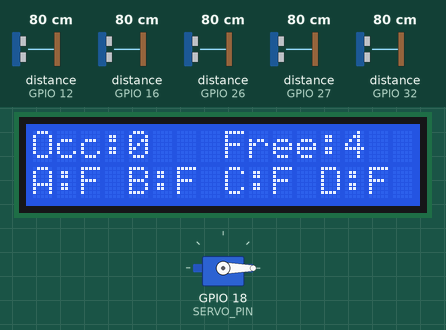
Recording of a sketch running on a simulated ESP32. On the bench: servo, 16×2 character LCD. Wiring (inferred from the names in the program): 5 × ultrasonic range finder: trigger GPIO 13, echo GPIO 12 / trigger GPIO 14, echo GPIO 27 / trigger GPIO 17, echo GPIO 16 / trigger GPIO 25, echo GPIO 26 / trigger GPIO 33, echo GPIO 32. The test bench sets the inputs (shaded band); at power-on: distance to the obstacle (sensors on GPIO 16, GPIO 26, GPIO 27, GPIO 32, GPIO 12) 80 cm. The echo pulse lasts 58.3 µs per cm; WiFi joins after 1.5 s; servers stay silent unless stated; uploads are accepted with an empty reply; what the sketch prints to the serial monitor is not drawn.

Above: at 4.8 s.
4.9 s: distance to the obstacle (sensor on GPIO 16) set to 2 cm
At 6.2 s:
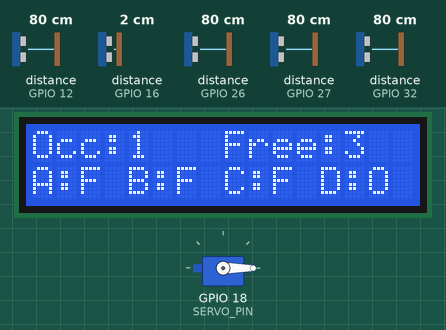
6.5 s: distance to the obstacle (sensor on GPIO 26) set to 2 cm
At 7.7 s:
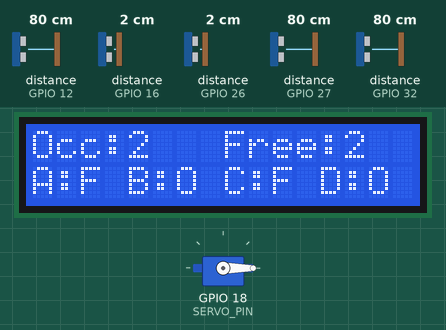
8.1 s: distance to the obstacle (sensor on GPIO 27) set to 2 cm
At 9.4 s:
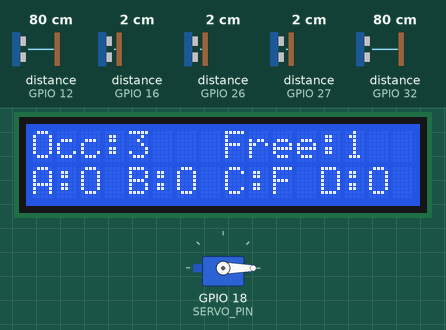
9.7 s: distance to the obstacle (sensor on GPIO 32) set to 2 cm
At 10.8 s:
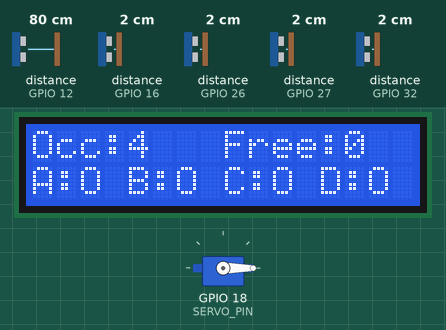
11.3 s: distance to the obstacle (sensor on GPIO 16) set to 18 cm
At 12.0 s:
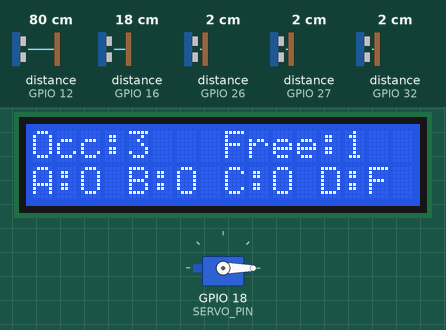
12.9 s: distance to the obstacle (sensor on GPIO 26) set to 18 cm
At 14.5 s:
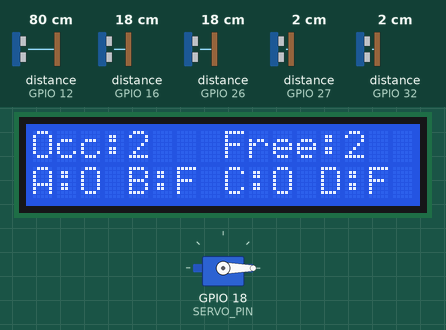
Timing chart, 0 to 15.5 s (numbered marks = the images above; inputs shaded):
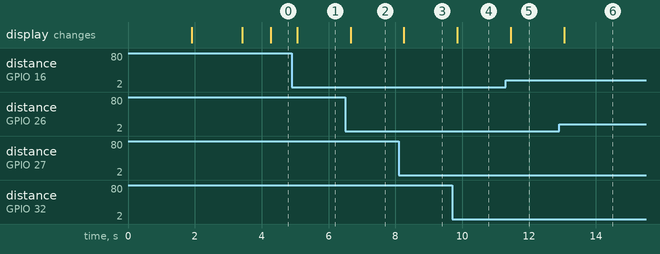

The sketch:

smart-iot-parking-system.ino
```cpp
#define BLYNK_TEMPLATE_ID   "TMPL6IAca5X80"
#define BLYNK_TEMPLATE_NAME "smartparking"
#define BLYNK_AUTH_TOKEN    "SxbO8FpTsXLnyuWHv15wkHK0VjtWXJUm"
#define BLYNK_PRINT Serial

#include <WiFi.h>
#include <BlynkSimpleEsp32.h>
#include <LiquidCrystal_I2C.h>
#include <ESP32Servo.h>
#include <HTTPClient.h>

// ─────────────────────────────────────────────
//  WiFi credentials
// ─────────────────────────────────────────────
char ssid[] = "relianthome_2";
char pass[] = "CLB4378B17";

// ─────────────────────────────────────────────
//  Google Apps Script URL
// ─────────────────────────────────────────────
const String googleScript =
"https://script.google.com/macros/s/"
"AKfycbw0J0_iY54lrbFirKVLFbHXTXl7T-1s7_iRCfAT3voYOxPzzT6bSQ_96KGXmRE__pRYuQ/exec";

// ─────────────────────────────────────────────
//  Pin definitions
// ─────────────────────────────────────────────
#define GATE_TRIG   13
#define GATE_ECHO   12

#define SLOT1_TRIG  14
#define SLOT1_ECHO  27

#define SLOT2_TRIG  25
#define SLOT2_ECHO  26

#define SLOT3_TRIG  33
#define SLOT3_ECHO  32

#define SLOT4_TRIG  17
#define SLOT4_ECHO  16

#define SERVO_PIN   18

// ─────────────────────────────────────────────
//  Hardware objects
// ─────────────────────────────────────────────
LiquidCrystal_I2C lcd(0x27, 16, 2);
Servo             gateServo;
BlynkTimer        timer;

// ─────────────────────────────────────────────
//  State variables
// ─────────────────────────────────────────────
bool slot[4]    = {false, false, false, false};
bool oldSlot[4] = {false, false, false, false};

// Google Sheet Queue parameters to avoid latency spikes
int  pendingGoogleSlot = -1;
String pendingGoogleEvent = "";

bool          isGateOpen   = false;
unsigned long gateOpenTime = 0;
const unsigned long GATE_OPEN_DURATION = 4000; // ms

// ─────────────────────────────────────────────
//  Ultrasonic distance
// ─────────────────────────────────────────────
long readDistance(int trig, int echo)
{
  digitalWrite(trig, LOW);
  delayMicroseconds(2);
  digitalWrite(trig, HIGH);
  delayMicroseconds(10);
  digitalWrite(trig, LOW);

  long duration = pulseIn(echo, HIGH, 20000UL); // Reduced timeout to 20ms for faster execution
  if (duration == 0) return 999;
  return duration * 0.034 / 2;
}

// ─────────────────────────────────────────────
//  Google Sheets logger (Optimized timeouts)
// ─────────────────────────────────────────────
void sendGoogle(int slotNo, const String& event)
{
  if (WiFi.status() != WL_CONNECTED) {
    return;
  }

  HTTPClient http;
  String url = googleScript + "?slot=" + String(slotNo) + "&event=" + event;

  http.begin(url);
  http.setFollowRedirects(HTTPC_STRICT_FOLLOW_REDIRECTS);
  http.setTimeout(1500); // Drastically cut down from 5000ms to 1500ms max

  int code = http.GET();
  Serial.printf("[Google] Slot %d %s → HTTP %d\n", slotNo, event.c_str(), code);
  http.end();
}

// ─────────────────────────────────────────────
//  Asynchronous Google Sheet Processor
// ─────────────────────────────────────────────
void processGoogleQueue()
{
  // If there's a pending Google Sheet event, log it here outside the main slot reader loop
  if (pendingGoogleSlot != -1) {
    int tempSlot = pendingGoogleSlot;
    String tempEvent = pendingGoogleEvent;

    // Clear queue variables immediately before the slow network call
    pendingGoogleSlot = -1;
    pendingGoogleEvent = "";

    sendGoogle(tempSlot, tempEvent);
  }
}

// ─────────────────────────────────────────────
//  LCD helper
// ─────────────────────────────────────────────
void updateLCD(int occupied, int freeSlots)
{
  lcd.setCursor(0, 0);
  lcd.print("Occ:");
  lcd.print(occupied);
  lcd.print("   Free:");
  lcd.print(freeSlots);
  lcd.print("  ");

  lcd.setCursor(0, 1);
  char slotLetters[] = {'A', 'B', 'C', 'D'};
  for (int i = 0; i < 4; i++) {
    lcd.print(slotLetters[i]);
    lcd.print(":");
    lcd.print(slot[i] ? "O" : "F");
    if (i < 3) lcd.print(" ");
  }
}

// ─────────────────────────────────────────────
//  Slot update (Instant Blynk Push execution)
// ─────────────────────────────────────────────
void updateSlots()
{
  long dist[4];
  dist[0] = readDistance(SLOT1_TRIG, SLOT1_ECHO);
  dist[1] = readDistance(SLOT2_TRIG, SLOT2_ECHO);
  dist[2] = readDistance(SLOT3_TRIG, SLOT3_ECHO);
  dist[3] = readDistance(SLOT4_TRIG, SLOT4_ECHO);

  for (int i = 0; i < 4; i++) {
    slot[i] = (dist[i] > 0 && dist[i] <= 15);
  }

  // Detect changes and dispatch instantly to Blynk dashboards
  bool statusChanged = false;
  for (int i = 0; i < 4; i++) {
    if (slot[i] != oldSlot[i]) {
      // Direct Blynk Write happens immediately without waiting for Google!
      Blynk.virtualWrite(V0 + i, slot[i] ? 1 : 0);

      // Push Google update request into the non-blocking background runner
      pendingGoogleSlot = i + 1;
      pendingGoogleEvent = slot[i] ? "ENTRY" : "EXIT";

      oldSlot[i] = slot[i];
      statusChanged = true;
    }
  }

  int occupied  = 0;
  for (int i = 0; i < 4; i++) if (slot[i]) occupied++;
  int freeSlots = 4 - occupied;

  // Periodic heartbeat sync to Blynk to ensure dashboards remain accurate
  if (!statusChanged) {
    for (int i = 0; i < 4; i++) {
      Blynk.virtualWrite(V0 + i, slot[i] ? 1 : 0);
    }
  }
  Blynk.virtualWrite(V4, freeSlots);
  updateLCD(occupied, freeSlots);
}

// ─────────────────────────────────────────────
//  Gate control
// ─────────────────────────────────────────────
void gateControl()
{
  long d = readDistance(GATE_TRIG, GATE_ECHO);

  int freeSlots = 0;
  for (int i = 0; i < 4; i++) if (!slot[i]) freeSlots++;

  if (!isGateOpen && d > 0 && d < 20 && freeSlots > 0) {
    gateServo.write(90);
    isGateOpen   = true;
    gateOpenTime = millis();
    Serial.printf("[Gate] OPENED — car at %lcm\n", d);
  }

  if (isGateOpen && (millis() - gateOpenTime >= GATE_OPEN_DURATION)) {
    gateServo.write(0);
    isGateOpen = false;
    Serial.println("[Gate] CLOSED");
  }
}

BLYNK_WRITE(V5)
{
  int val = param.asInt();
  if (val == 1) {
    gateServo.write(90);
    isGateOpen   = true;
    gateOpenTime = millis();
    Serial.println("[Gate] Manual OPEN via Blynk V5");
  }
}

// ─────────────────────────────────────────────
//  Setup
// ─────────────────────────────────────────────
void setup()
{
  Serial.begin(115200);
  Serial.println("\n=== Smart Parking System Booting ===");

  int trigPins[] = {GATE_TRIG, SLOT1_TRIG, SLOT2_TRIG, SLOT3_TRIG, SLOT4_TRIG};
  int echoPins[] = {GATE_ECHO, SLOT1_ECHO, SLOT2_ECHO, SLOT3_ECHO, SLOT4_ECHO};
  for (int i = 0; i < 5; i++) {
    pinMode(trigPins[i], OUTPUT);
    pinMode(echoPins[i], INPUT);
  }

  gateServo.setPeriodHertz(50);
  gateServo.attach(SERVO_PIN, 500, 2400);
  gateServo.write(0);

  lcd.init();
  lcd.backlight();
  lcd.setCursor(0, 0); lcd.print("Smart Parking   ");
  lcd.setCursor(0, 1); lcd.print("Connecting WiFi ");

  Blynk.begin(BLYNK_AUTH_TOKEN, ssid, pass);

  lcd.setCursor(0, 1); lcd.print("System Ready!   ");
  delay(1500);
  lcd.clear();

  // Optimized operational intervals
  timer.setInterval(800L, updateSlots);        // Read slots slightly faster
  timer.setInterval(200L, gateControl);       // Responsive servo gate logic
  timer.setInterval(3000L, processGoogleQueue); // Google operations scheduled completely isolated
}

void loop()
{
  Blynk.run();
  timer.run();
}
```

Measured:
- after the input at 4.9 s, the display: changes after 0.17 s (image 1)
- after the input at 6.5 s, the display: changes after 0.17 s (image 2)
- after the input at 8.1 s, the display: changes after 0.16 s (image 3)
- after the input at 9.7 s, the display: changes after 0.15 s (image 4)
- after the input at 11.3 s, the display: changes after 0.16 s (image 5)
- after the input at 12.9 s, the display: changes after 0.16 s (image 6)
